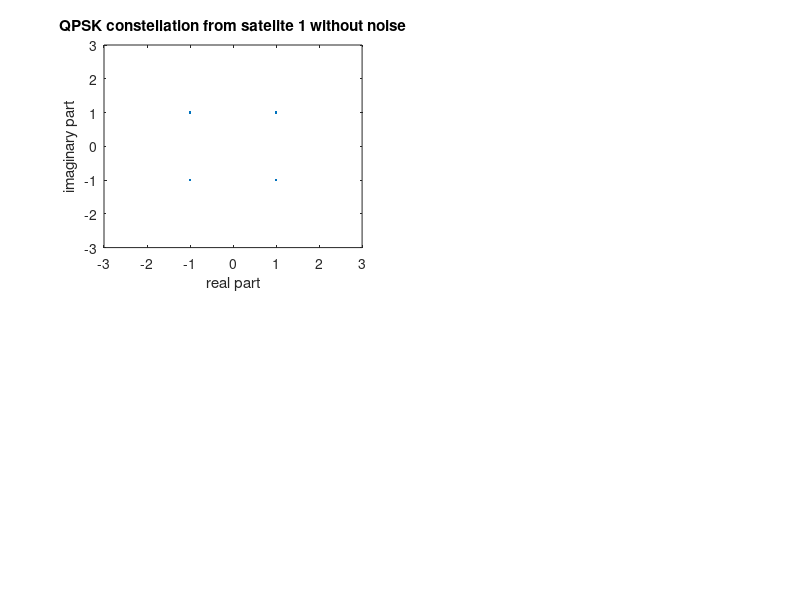
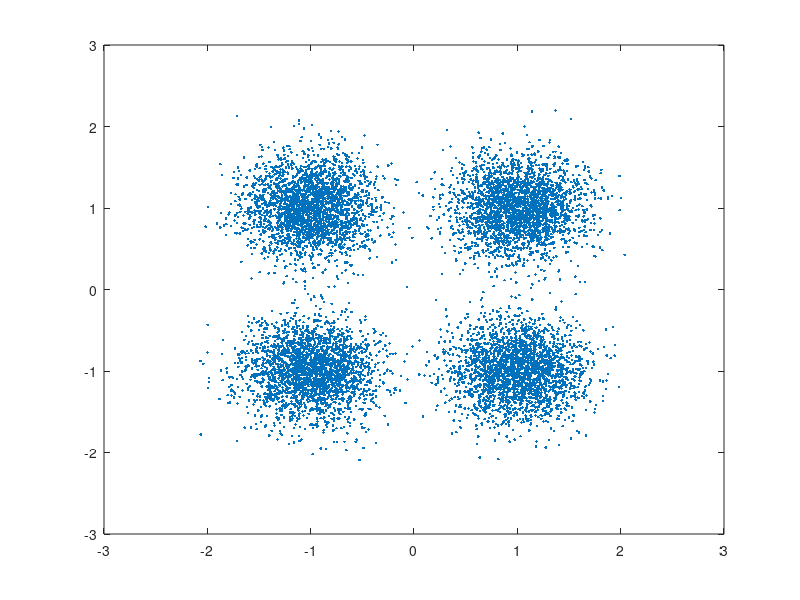
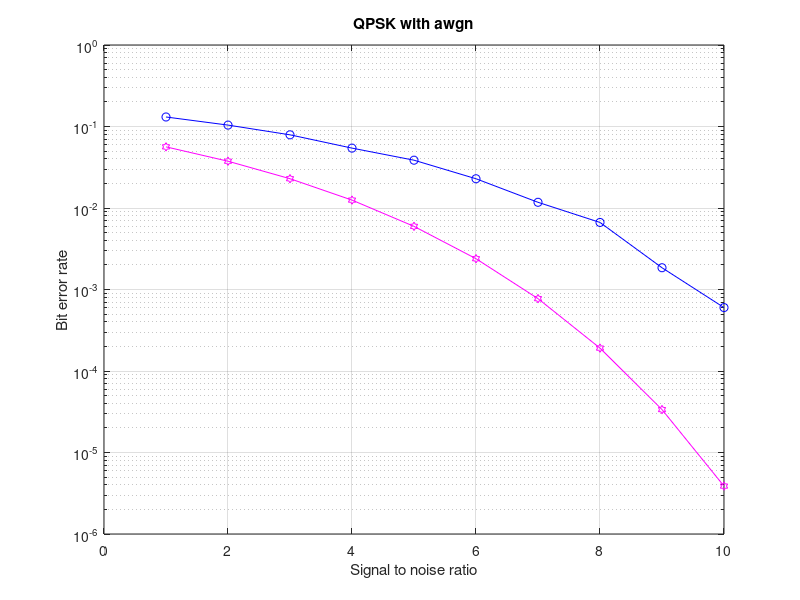
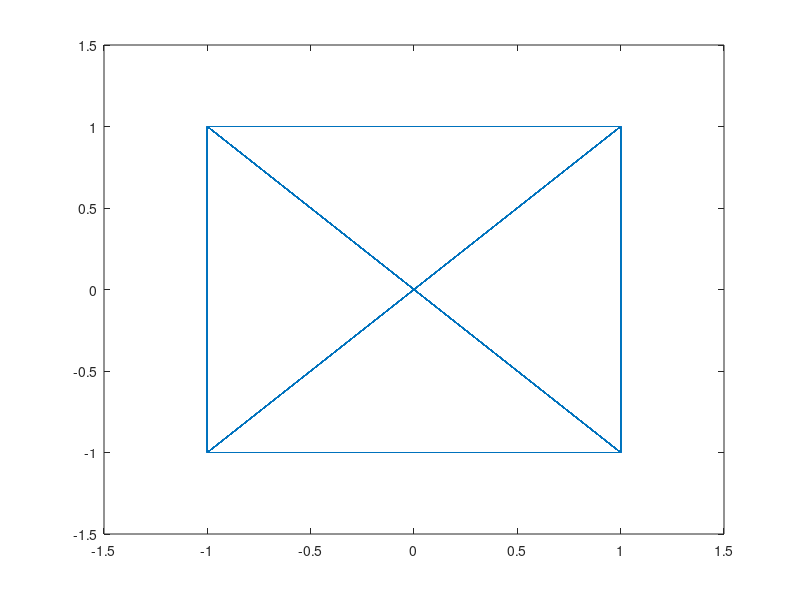

Here is the MATLAB script that generated these plots, in order:
clear all;
 close all;
 l=10000;
 snrdb=1:1:10;
 snrlin=10.^(snrdb/10);
 for snrdb=1:1:10
     si=2*(round(rand(1,l))-0.5);
     sq=2*(round(rand(1,l))-0.5);
     s=si+j*sq;
     w=awgn(s,snrdb,'measured');
     r=w;
     si_=sign(real(r));
     sq_=sign(imag(r));
     ber1=(l-sum(si==si_))/l;
     ber2=(l-sum(sq==sq_))/l;
     ber(snrdb)=mean([ber1 ber2]);
 end
 
figure();
plot_lims = [-3 3];
subplot(2,2,1)
plot(real(s), imag(s), '.');
xlim(plot_lims);
ylim(plot_lims);
title('QPSK constellation from satelite 1 without noise');
xlabel('real part');
ylabel('imaginary part');
 
figure();
plot(real(w), imag(w), '.');



figure();
 %semilogy(snrdb, ber,'o-')
 snrdb=1:1:10;
 snrlin=10.^(snrdb./10);
 tber=0.5.*erfc(sqrt(snrlin));
 semilogy(snrdb,ber,'-bo',snrdb,tber,'-mh')
 title('QPSK with awgn');
 xlabel('Signal to noise ratio');
 ylabel('Bit error rate');
 grid on;
 
 
 
 Mod = 4;
N = 256;
x_n = randi([0 Mod-1],N,1);

P = 2; % Set desired constellation power
s_n = sqrt(P) * pskmod(x_n,Mod,pi/Mod);
figure()
plot(real(s_n), imag(s_n));